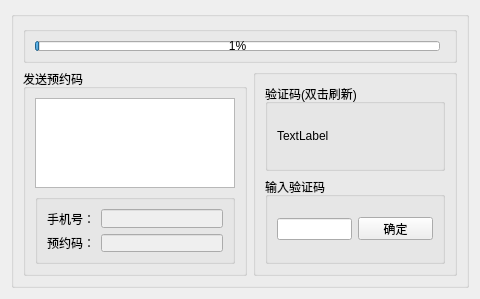
<?xml version="1.0" encoding="UTF-8"?>
<ui version="4.0">
 <class>Widget</class>
 <widget class="QWidget" name="Widget">
  <property name="geometry">
   <rect>
    <x>0</x>
    <y>0</y>
    <width>468</width>
    <height>277</height>
   </rect>
  </property>
  <property name="windowTitle">
   <string>Widget</string>
  </property>
  <layout class="QVBoxLayout" name="verticalLayout">
   <item>
    <widget class="QGroupBox" name="groupBox_11">
     <property name="title">
      <string/>
     </property>
     <layout class="QVBoxLayout" name="verticalLayout_13">
      <item>
       <layout class="QVBoxLayout" name="verticalLayout_9">
        <item>
         <widget class="QGroupBox" name="groupBox_6">
          <property name="title">
           <string/>
          </property>
          <layout class="QVBoxLayout" name="verticalLayout_4">
           <item>
            <widget class="QProgressBar" name="progressBar_2">
             <property name="maximumSize">
              <size>
               <width>405</width>
               <height>10</height>
              </size>
             </property>
             <property name="layoutDirection">
              <enum>Qt::LeftToRight</enum>
             </property>
             <property name="autoFillBackground">
              <bool>true</bool>
             </property>
             <property name="inputMethodHints">
              <set>Qt::ImhNone</set>
             </property>
             <property name="value">
              <number>1</number>
             </property>
             <property name="textVisible">
              <bool>true</bool>
             </property>
             <property name="textDirection">
              <enum>QProgressBar::TopToBottom</enum>
             </property>
            </widget>
           </item>
          </layout>
         </widget>
        </item>
        <item>
         <layout class="QHBoxLayout" name="horizontalLayout_5">
          <item>
           <widget class="QGroupBox" name="groupBox_12">
            <property name="sizeIncrement">
             <size>
              <width>5</width>
              <height>5</height>
             </size>
            </property>
            <property name="title">
             <string>发送预约码</string>
            </property>
            <layout class="QVBoxLayout" name="verticalLayout_14">
             <item>
              <widget class="QPlainTextEdit" name="pTSmsChallengInfo_2">
               <property name="minimumSize">
                <size>
                 <width>200</width>
                 <height>90</height>
                </size>
               </property>
               <property name="maximumSize">
                <size>
                 <width>200</width>
                 <height>16777215</height>
                </size>
               </property>
              </widget>
             </item>
             <item>
              <widget class="QGroupBox" name="groupBox_13">
               <property name="maximumSize">
                <size>
                 <width>200</width>
                 <height>70</height>
                </size>
               </property>
               <property name="title">
                <string/>
               </property>
               <layout class="QVBoxLayout" name="verticalLayout_15">
                <item>
                 <layout class="QHBoxLayout" name="horizontalLayout_8">
                  <item>
                   <widget class="QLabel" name="label_6">
                    <property name="text">
                     <string>手机号：</string>
                    </property>
                   </widget>
                  </item>
                  <item>
                   <widget class="QLineEdit" name="lEPhoneNumber_2">
                    <property name="enabled">
                     <bool>false</bool>
                    </property>
                   </widget>
                  </item>
                 </layout>
                </item>
                <item>
                 <layout class="QHBoxLayout" name="horizontalLayout_9">
                  <item>
                   <widget class="QLabel" name="label_7">
                    <property name="text">
                     <string>预约码：</string>
                    </property>
                   </widget>
                  </item>
                  <item>
                   <widget class="QLineEdit" name="lEReservCode_2">
                    <property name="enabled">
                     <bool>false</bool>
                    </property>
                    <property name="maximumSize">
                     <size>
                      <width>128</width>
                      <height>20</height>
                     </size>
                    </property>
                   </widget>
                  </item>
                 </layout>
                </item>
               </layout>
              </widget>
             </item>
            </layout>
           </widget>
          </item>
          <item>
           <widget class="QGroupBox" name="groupBox_14">
            <property name="title">
             <string/>
            </property>
            <layout class="QVBoxLayout" name="verticalLayout_16">
             <item>
              <widget class="QGroupBox" name="groupBox_15">
               <property name="minimumSize">
                <size>
                 <width>180</width>
                 <height>80</height>
                </size>
               </property>
               <property name="maximumSize">
                <size>
                 <width>180</width>
                 <height>100</height>
                </size>
               </property>
               <property name="title">
                <string>验证码(双击刷新)</string>
               </property>
               <layout class="QHBoxLayout" name="horizontalLayout_10">
                <item>
                 <widget class="QLabel" name="lbVerifyCodePic_2">
                  <property name="maximumSize">
                   <size>
                    <width>161</width>
                    <height>78</height>
                   </size>
                  </property>
                  <property name="text">
                   <string>TextLabel</string>
                  </property>
                 </widget>
                </item>
               </layout>
              </widget>
             </item>
             <item>
              <widget class="QGroupBox" name="groupBox_16">
               <property name="title">
                <string>输入验证码</string>
               </property>
               <layout class="QHBoxLayout" name="horizontalLayout_11">
                <item>
                 <layout class="QHBoxLayout" name="horizontalLayout_12">
                  <item>
                   <widget class="QLineEdit" name="lEVerfiyCode_2"/>
                  </item>
                  <item>
                   <widget class="QPushButton" name="pBOk_2">
                    <property name="maximumSize">
                     <size>
                      <width>75</width>
                      <height>23</height>
                     </size>
                    </property>
                    <property name="text">
                     <string>确定</string>
                    </property>
                   </widget>
                  </item>
                 </layout>
                </item>
               </layout>
              </widget>
             </item>
            </layout>
           </widget>
          </item>
         </layout>
        </item>
       </layout>
      </item>
     </layout>
    </widget>
   </item>
  </layout>
 </widget>
 <resources/>
 <connections/>
</ui>
